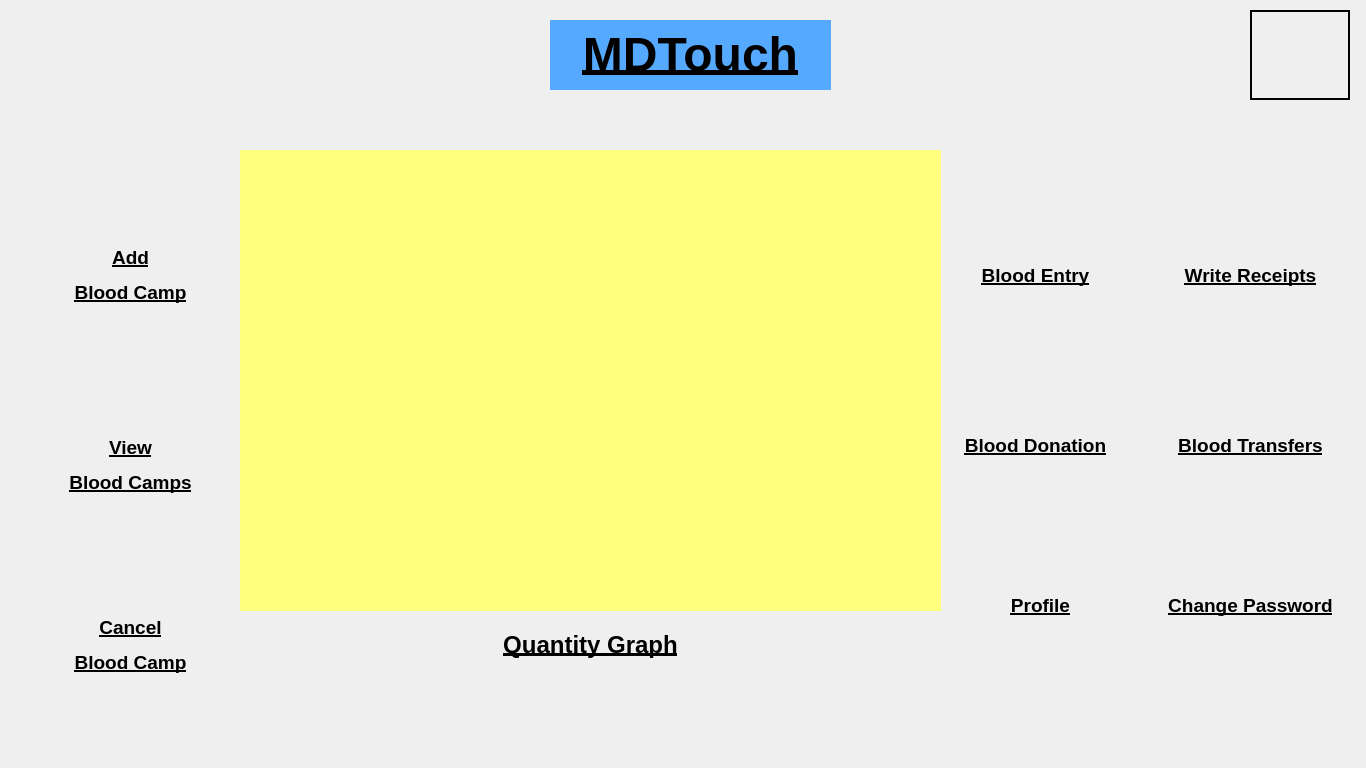
<?xml version="1.0" encoding="UTF-8"?>
<ui version="4.0">
 <class>dispensaryHome</class>
 <widget class="QMainWindow" name="dispensaryHome">
  <property name="geometry">
   <rect>
    <x>0</x>
    <y>0</y>
    <width>1366</width>
    <height>768</height>
   </rect>
  </property>
  <property name="windowTitle">
   <string>MainWindow</string>
  </property>
  <widget class="QWidget" name="centralwidget">
   <widget class="QPushButton" name="logout">
    <property name="geometry">
     <rect>
      <x>1250</x>
      <y>10</y>
      <width>100</width>
      <height>90</height>
     </rect>
    </property>
    <property name="minimumSize">
     <size>
      <width>100</width>
      <height>90</height>
     </size>
    </property>
    <property name="maximumSize">
     <size>
      <width>100</width>
      <height>90</height>
     </size>
    </property>
    <property name="styleSheet">
     <string notr="true">border-color: rgb(0, 0, 0);
border-style:solid;
border-width:2px;</string>
    </property>
    <property name="text">
     <string/>
    </property>
    <property name="icon">
     <iconset>
      <normaloff>../../Images/LogoutIcon.png</normaloff>../../Images/LogoutIcon.png</iconset>
    </property>
    <property name="iconSize">
     <size>
      <width>80</width>
      <height>80</height>
     </size>
    </property>
   </widget>
   <widget class="QLabel" name="title">
    <property name="geometry">
     <rect>
      <x>550</x>
      <y>20</y>
      <width>281</width>
      <height>70</height>
     </rect>
    </property>
    <property name="sizePolicy">
     <sizepolicy hsizetype="Fixed" vsizetype="Fixed">
      <horstretch>0</horstretch>
      <verstretch>0</verstretch>
     </sizepolicy>
    </property>
    <property name="minimumSize">
     <size>
      <width>0</width>
      <height>50</height>
     </size>
    </property>
    <property name="maximumSize">
     <size>
      <width>400</width>
      <height>70</height>
     </size>
    </property>
    <property name="styleSheet">
     <string notr="true">background-color: rgb(85, 170, 255);</string>
    </property>
    <property name="text">
     <string>&lt;!DOCTYPE HTML PUBLIC &quot;-//W3C//DTD HTML 4.0//EN&quot; &quot;http://www.w3.org/TR/REC-html40/strict.dtd&quot;&gt;
&lt;html&gt;&lt;head&gt;&lt;meta name=&quot;qrichtext&quot; content=&quot;1&quot; /&gt;&lt;style type=&quot;text/css&quot;&gt;
p, li { white-space: pre-wrap; }
&lt;/style&gt;&lt;/head&gt;&lt;body style=&quot; font-family:'MS Shell Dlg 2'; font-size:8pt; font-weight:400; font-style:normal;&quot;&gt;
&lt;p align=&quot;center&quot; style=&quot; margin-top:12px; margin-bottom:12px; margin-left:0px; margin-right:0px; -qt-block-indent:0; text-indent:0px;&quot;&gt;&lt;span style=&quot; font-size:36pt; font-weight:600; text-decoration: underline;&quot;&gt;MDTouch&lt;/span&gt;&lt;/p&gt;&lt;/body&gt;&lt;/html&gt;</string>
    </property>
   </widget>
   <widget class="QPushButton" name="donation">
    <property name="geometry">
     <rect>
      <x>980</x>
      <y>310</y>
      <width>100</width>
      <height>100</height>
     </rect>
    </property>
    <property name="minimumSize">
     <size>
      <width>100</width>
      <height>100</height>
     </size>
    </property>
    <property name="maximumSize">
     <size>
      <width>100</width>
      <height>100</height>
     </size>
    </property>
    <property name="styleSheet">
     <string notr="true">border:none;</string>
    </property>
    <property name="text">
     <string/>
    </property>
    <property name="icon">
     <iconset>
      <normaloff>../../Images/blood_donation.png</normaloff>../../Images/blood_donation.png</iconset>
    </property>
    <property name="iconSize">
     <size>
      <width>100</width>
      <height>100</height>
     </size>
    </property>
   </widget>
   <widget class="QPushButton" name="changePassword">
    <property name="geometry">
     <rect>
      <x>1200</x>
      <y>480</y>
      <width>100</width>
      <height>100</height>
     </rect>
    </property>
    <property name="minimumSize">
     <size>
      <width>100</width>
      <height>100</height>
     </size>
    </property>
    <property name="maximumSize">
     <size>
      <width>100</width>
      <height>100</height>
     </size>
    </property>
    <property name="styleSheet">
     <string notr="true">border:none;</string>
    </property>
    <property name="text">
     <string/>
    </property>
    <property name="icon">
     <iconset>
      <normaloff>../../Images/change_password.png</normaloff>../../Images/change_password.png</iconset>
    </property>
    <property name="iconSize">
     <size>
      <width>100</width>
      <height>100</height>
     </size>
    </property>
   </widget>
   <widget class="QPushButton" name="writeReceipt">
    <property name="geometry">
     <rect>
      <x>1200</x>
      <y>150</y>
      <width>100</width>
      <height>100</height>
     </rect>
    </property>
    <property name="minimumSize">
     <size>
      <width>100</width>
      <height>100</height>
     </size>
    </property>
    <property name="maximumSize">
     <size>
      <width>100</width>
      <height>100</height>
     </size>
    </property>
    <property name="styleSheet">
     <string notr="true">border:none;</string>
    </property>
    <property name="text">
     <string/>
    </property>
    <property name="icon">
     <iconset>
      <normaloff>../../Images/write_bill.png</normaloff>../../Images/write_bill.png</iconset>
    </property>
    <property name="iconSize">
     <size>
      <width>100</width>
      <height>100</height>
     </size>
    </property>
   </widget>
   <widget class="QPushButton" name="bloodEntry">
    <property name="geometry">
     <rect>
      <x>1000</x>
      <y>140</y>
      <width>100</width>
      <height>100</height>
     </rect>
    </property>
    <property name="minimumSize">
     <size>
      <width>100</width>
      <height>100</height>
     </size>
    </property>
    <property name="maximumSize">
     <size>
      <width>100</width>
      <height>100</height>
     </size>
    </property>
    <property name="styleSheet">
     <string notr="true">border:none;</string>
    </property>
    <property name="text">
     <string/>
    </property>
    <property name="icon">
     <iconset>
      <normaloff>../../Images/blood_entry.png</normaloff>../../Images/blood_entry.png</iconset>
    </property>
    <property name="iconSize">
     <size>
      <width>100</width>
      <height>100</height>
     </size>
    </property>
   </widget>
   <widget class="QPushButton" name="bloodTransfers">
    <property name="geometry">
     <rect>
      <x>1200</x>
      <y>320</y>
      <width>100</width>
      <height>100</height>
     </rect>
    </property>
    <property name="minimumSize">
     <size>
      <width>100</width>
      <height>100</height>
     </size>
    </property>
    <property name="maximumSize">
     <size>
      <width>100</width>
      <height>100</height>
     </size>
    </property>
    <property name="styleSheet">
     <string notr="true">border:none;</string>
    </property>
    <property name="text">
     <string/>
    </property>
    <property name="icon">
     <iconset>
      <normaloff>../../Images/blood_transfer.png</normaloff>../../Images/blood_transfer.png</iconset>
    </property>
    <property name="iconSize">
     <size>
      <width>100</width>
      <height>100</height>
     </size>
    </property>
   </widget>
   <widget class="QPushButton" name="addBloodCamp">
    <property name="geometry">
     <rect>
      <x>80</x>
      <y>130</y>
      <width>100</width>
      <height>100</height>
     </rect>
    </property>
    <property name="minimumSize">
     <size>
      <width>100</width>
      <height>100</height>
     </size>
    </property>
    <property name="maximumSize">
     <size>
      <width>100</width>
      <height>100</height>
     </size>
    </property>
    <property name="styleSheet">
     <string notr="true">border:none;</string>
    </property>
    <property name="text">
     <string/>
    </property>
    <property name="icon">
     <iconset>
      <normaloff>../../Images/blood_camp.png</normaloff>../../Images/blood_camp.png</iconset>
    </property>
    <property name="iconSize">
     <size>
      <width>100</width>
      <height>100</height>
     </size>
    </property>
   </widget>
   <widget class="QPushButton" name="cancelBloodCamp">
    <property name="geometry">
     <rect>
      <x>80</x>
      <y>500</y>
      <width>100</width>
      <height>100</height>
     </rect>
    </property>
    <property name="minimumSize">
     <size>
      <width>100</width>
      <height>100</height>
     </size>
    </property>
    <property name="maximumSize">
     <size>
      <width>100</width>
      <height>100</height>
     </size>
    </property>
    <property name="styleSheet">
     <string notr="true">border:none;</string>
    </property>
    <property name="text">
     <string/>
    </property>
    <property name="icon">
     <iconset>
      <normaloff>../../Images/remove_bloodBank.png</normaloff>../../Images/remove_bloodBank.png</iconset>
    </property>
    <property name="iconSize">
     <size>
      <width>100</width>
      <height>100</height>
     </size>
    </property>
   </widget>
   <widget class="QPushButton" name="viewBloodCamps">
    <property name="geometry">
     <rect>
      <x>90</x>
      <y>320</y>
      <width>100</width>
      <height>100</height>
     </rect>
    </property>
    <property name="minimumSize">
     <size>
      <width>100</width>
      <height>100</height>
     </size>
    </property>
    <property name="maximumSize">
     <size>
      <width>100</width>
      <height>100</height>
     </size>
    </property>
    <property name="styleSheet">
     <string notr="true">border:none;</string>
    </property>
    <property name="text">
     <string/>
    </property>
    <property name="icon">
     <iconset>
      <normaloff>../../Images/view_bloodBanks.png</normaloff>../../Images/view_bloodBanks.png</iconset>
    </property>
    <property name="iconSize">
     <size>
      <width>100</width>
      <height>100</height>
     </size>
    </property>
   </widget>
   <widget class="QLabel" name="addBloodCampLabel">
    <property name="geometry">
     <rect>
      <x>40</x>
      <y>230</y>
      <width>181</width>
      <height>91</height>
     </rect>
    </property>
    <property name="text">
     <string>&lt;html&gt;&lt;head/&gt;&lt;body&gt;&lt;p&gt;&lt;span style=&quot; font-size:14pt; font-weight:600; text-decoration: underline;&quot;&gt;Add&lt;/span&gt;&lt;/p&gt;&lt;p&gt;&lt;span style=&quot; font-size:14pt; font-weight:600; text-decoration: underline;&quot;&gt;Blood Camp&lt;/span&gt;&lt;/p&gt;&lt;/body&gt;&lt;/html&gt;</string>
    </property>
    <property name="alignment">
     <set>Qt::AlignCenter</set>
    </property>
   </widget>
   <widget class="QLabel" name="viewBloodCampsLabel">
    <property name="geometry">
     <rect>
      <x>20</x>
      <y>430</y>
      <width>221</width>
      <height>71</height>
     </rect>
    </property>
    <property name="text">
     <string>&lt;html&gt;&lt;head/&gt;&lt;body&gt;&lt;p&gt;&lt;span style=&quot; font-size:14pt; font-weight:600; text-decoration: underline;&quot;&gt;View&lt;/span&gt;&lt;/p&gt;&lt;p&gt;&lt;span style=&quot; font-size:14pt; font-weight:600; text-decoration: underline;&quot;&gt;Blood Camps&lt;/span&gt;&lt;/p&gt;&lt;/body&gt;&lt;/html&gt;</string>
    </property>
    <property name="alignment">
     <set>Qt::AlignCenter</set>
    </property>
   </widget>
   <widget class="QLabel" name="cancelBloodCampLabel">
    <property name="geometry">
     <rect>
      <x>60</x>
      <y>610</y>
      <width>141</width>
      <height>71</height>
     </rect>
    </property>
    <property name="text">
     <string>&lt;html&gt;&lt;head/&gt;&lt;body&gt;&lt;p&gt;&lt;span style=&quot; font-size:14pt; font-weight:600; text-decoration: underline;&quot;&gt;Cancel&lt;/span&gt;&lt;/p&gt;&lt;p&gt;&lt;span style=&quot; font-size:14pt; font-weight:600; text-decoration: underline;&quot;&gt;Blood Camp&lt;/span&gt;&lt;/p&gt;&lt;/body&gt;&lt;/html&gt;</string>
    </property>
    <property name="alignment">
     <set>Qt::AlignCenter</set>
    </property>
   </widget>
   <widget class="QLabel" name="bloodEntryLabel">
    <property name="geometry">
     <rect>
      <x>950</x>
      <y>260</y>
      <width>171</width>
      <height>31</height>
     </rect>
    </property>
    <property name="text">
     <string>&lt;html&gt;&lt;head/&gt;&lt;body&gt;&lt;p&gt;&lt;span style=&quot; font-size:14pt; font-weight:600; text-decoration: underline;&quot;&gt;Blood Entry&lt;/span&gt;&lt;/p&gt;&lt;/body&gt;&lt;/html&gt;</string>
    </property>
    <property name="alignment">
     <set>Qt::AlignCenter</set>
    </property>
   </widget>
   <widget class="QLabel" name="donationLabel">
    <property name="geometry">
     <rect>
      <x>950</x>
      <y>430</y>
      <width>171</width>
      <height>31</height>
     </rect>
    </property>
    <property name="text">
     <string>&lt;html&gt;&lt;head/&gt;&lt;body&gt;&lt;p&gt;&lt;span style=&quot; font-size:14pt; font-weight:600; text-decoration: underline;&quot;&gt;Blood Donation&lt;/span&gt;&lt;/p&gt;&lt;/body&gt;&lt;/html&gt;</string>
    </property>
    <property name="alignment">
     <set>Qt::AlignCenter</set>
    </property>
   </widget>
   <widget class="QLabel" name="bloodTransfersLabel">
    <property name="geometry">
     <rect>
      <x>1150</x>
      <y>430</y>
      <width>201</width>
      <height>31</height>
     </rect>
    </property>
    <property name="text">
     <string>&lt;html&gt;&lt;head/&gt;&lt;body&gt;&lt;p&gt;&lt;span style=&quot; font-size:14pt; font-weight:600; text-decoration: underline;&quot;&gt;Blood Transfers&lt;/span&gt;&lt;/p&gt;&lt;/body&gt;&lt;/html&gt;</string>
    </property>
    <property name="alignment">
     <set>Qt::AlignCenter</set>
    </property>
   </widget>
   <widget class="QLabel" name="writeReceiptLabel">
    <property name="geometry">
     <rect>
      <x>1160</x>
      <y>260</y>
      <width>181</width>
      <height>31</height>
     </rect>
    </property>
    <property name="text">
     <string>&lt;html&gt;&lt;head/&gt;&lt;body&gt;&lt;p&gt;&lt;span style=&quot; font-size:14pt; font-weight:600; text-decoration: underline;&quot;&gt;Write Receipts&lt;/span&gt;&lt;/p&gt;&lt;/body&gt;&lt;/html&gt;</string>
    </property>
    <property name="alignment">
     <set>Qt::AlignCenter</set>
    </property>
   </widget>
   <widget class="QWidget" name="widget" native="true">
    <property name="geometry">
     <rect>
      <x>240</x>
      <y>150</y>
      <width>701</width>
      <height>461</height>
     </rect>
    </property>
    <property name="styleSheet">
     <string notr="true">image: url(:/bar-graph-horiz.svg);
background-color: rgb(255, 255, 127);</string>
    </property>
   </widget>
   <widget class="QLabel" name="addBloodCampLabel_2">
    <property name="geometry">
     <rect>
      <x>460</x>
      <y>630</y>
      <width>261</width>
      <height>31</height>
     </rect>
    </property>
    <property name="text">
     <string>&lt;html&gt;&lt;head/&gt;&lt;body&gt;&lt;p&gt;&lt;span style=&quot; font-size:18pt; font-weight:600; text-decoration: underline;&quot;&gt;Quantity Graph&lt;/span&gt;&lt;/p&gt;&lt;/body&gt;&lt;/html&gt;</string>
    </property>
    <property name="alignment">
     <set>Qt::AlignCenter</set>
    </property>
   </widget>
   <widget class="QPushButton" name="profile">
    <property name="geometry">
     <rect>
      <x>990</x>
      <y>480</y>
      <width>100</width>
      <height>100</height>
     </rect>
    </property>
    <property name="minimumSize">
     <size>
      <width>100</width>
      <height>100</height>
     </size>
    </property>
    <property name="maximumSize">
     <size>
      <width>100</width>
      <height>100</height>
     </size>
    </property>
    <property name="styleSheet">
     <string notr="true">border:none;</string>
    </property>
    <property name="text">
     <string/>
    </property>
    <property name="icon">
     <iconset>
      <normaloff>../../Images/bloodbank_profile.png</normaloff>../../Images/bloodbank_profile.png</iconset>
    </property>
    <property name="iconSize">
     <size>
      <width>100</width>
      <height>100</height>
     </size>
    </property>
   </widget>
   <widget class="QLabel" name="profileLabel">
    <property name="geometry">
     <rect>
      <x>940</x>
      <y>590</y>
      <width>201</width>
      <height>31</height>
     </rect>
    </property>
    <property name="text">
     <string>&lt;html&gt;&lt;head/&gt;&lt;body&gt;&lt;p&gt;&lt;span style=&quot; font-size:14pt; font-weight:600; text-decoration: underline;&quot;&gt;Profile&lt;/span&gt;&lt;/p&gt;&lt;/body&gt;&lt;/html&gt;</string>
    </property>
    <property name="alignment">
     <set>Qt::AlignCenter</set>
    </property>
   </widget>
   <widget class="QLabel" name="profileLabel_2">
    <property name="geometry">
     <rect>
      <x>1150</x>
      <y>590</y>
      <width>201</width>
      <height>31</height>
     </rect>
    </property>
    <property name="text">
     <string>&lt;html&gt;&lt;head/&gt;&lt;body&gt;&lt;p&gt;&lt;span style=&quot; font-size:14pt; font-weight:600; text-decoration: underline;&quot;&gt;Change Password&lt;/span&gt;&lt;/p&gt;&lt;/body&gt;&lt;/html&gt;</string>
    </property>
    <property name="alignment">
     <set>Qt::AlignCenter</set>
    </property>
   </widget>
  </widget>
 </widget>
 <resources>
  <include location="../../Images/img.qrc"/>
 </resources>
 <connections/>
</ui>
